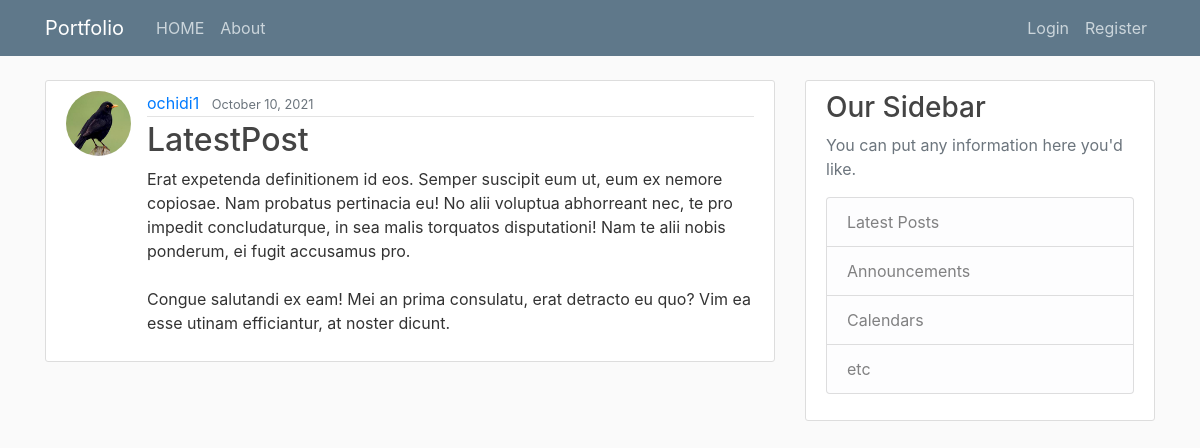
The page / on the database its author committed.
### blog/models.py (models this page shows, shortened)
class Post(models.Model):
    title = models.CharField(max_length=100)
    content = models.TextField()
    date_posted = models.DateTimeField(default=timezone.now)
    author = models.ForeignKey(User, on_delete=models.CASCADE)
    post_image = models.ImageField(default='default.jpg' , upload_to ='post_pics')

### users/models.py (models this page shows, shortened)
class Profile(models.Model):
    user = models.OneToOneField(User, on_delete=models.CASCADE)
    image = models.ImageField(default='default.jpg', upload_to='profile_pics')

### blog/views.py (the view)
# urls.py: path('', PostListView.as_view(), name='blog-home'),
class PostListView(ListView):
    model = Post
    template_name = 'blog/home.html'
    context_object_name = 'posts'
    ordering = ['-date_posted']
    paginate_by = 2

### blog/templates/blog/home.html (shortened to what this page needs)
{% extends "blog/base.html" %}
    {% block content %}
      {% for post in posts %}
<article class="media content-section">
  <img class="rounded-circle  article-img" src="{{ post.author.profile.image.url }}">
  <div class="media-body">
    <div class="article-metadata">
      <a class="mr-2" href="#">{{ post.author }}</a>
      <small class="text-muted">{{ post.date_posted|date:"F d, Y" }}</small>
    </div>
        <h2><a class="article-title" href="{% url 'post-detail' post.id %}">{{ post.title }}</a></h2>
    <p class="article-content">{{ post.content }}</p>
  </div>
</article>
        {% endfor %}
{% endblock content%}

### blog/static/blog/main.css (style rules this page uses)
body { background: #fafafa; color: #333333; margin-top: 5rem; }
h1, h2, h3, h4, h5, h6 { color: #444444; }
.content-section { background: #ffffff; padding: 10px 20px; border: 1px solid #dddddd; border-radius: 3px; margin-bottom: 20px; }
.article-title { color: #444444; }
.article-content { white-space: pre-line; }
.article-img { height: 65px; width: 65px; margin-right: 16px; }
.article-metadata { padding-bottom: 1px; margin-bottom: 4px; border-bottom: 1px solid #e3e3e3 }

### rows shown on the page
Post: author.profile.image (picture), author "ochidi1", date_posted "October 10, 2021", title "LatestPost", content "Erat expetenda definitionem id eos. Semper suscipit eum ut, eum ex nemore copiosae. Nam probatus pertinacia eu! No alii voluptua abhorreant nec, te pro impedit concludaturque, in sea malis torquatos disputationi! Nam te alii nobis ponderum, ei fugit accusamus pro. Congue salutandi ex eam! Mei an prima consulatu, erat detracto eu quo? Vim ea esse utinam efficiantur, at noster dicunt."
